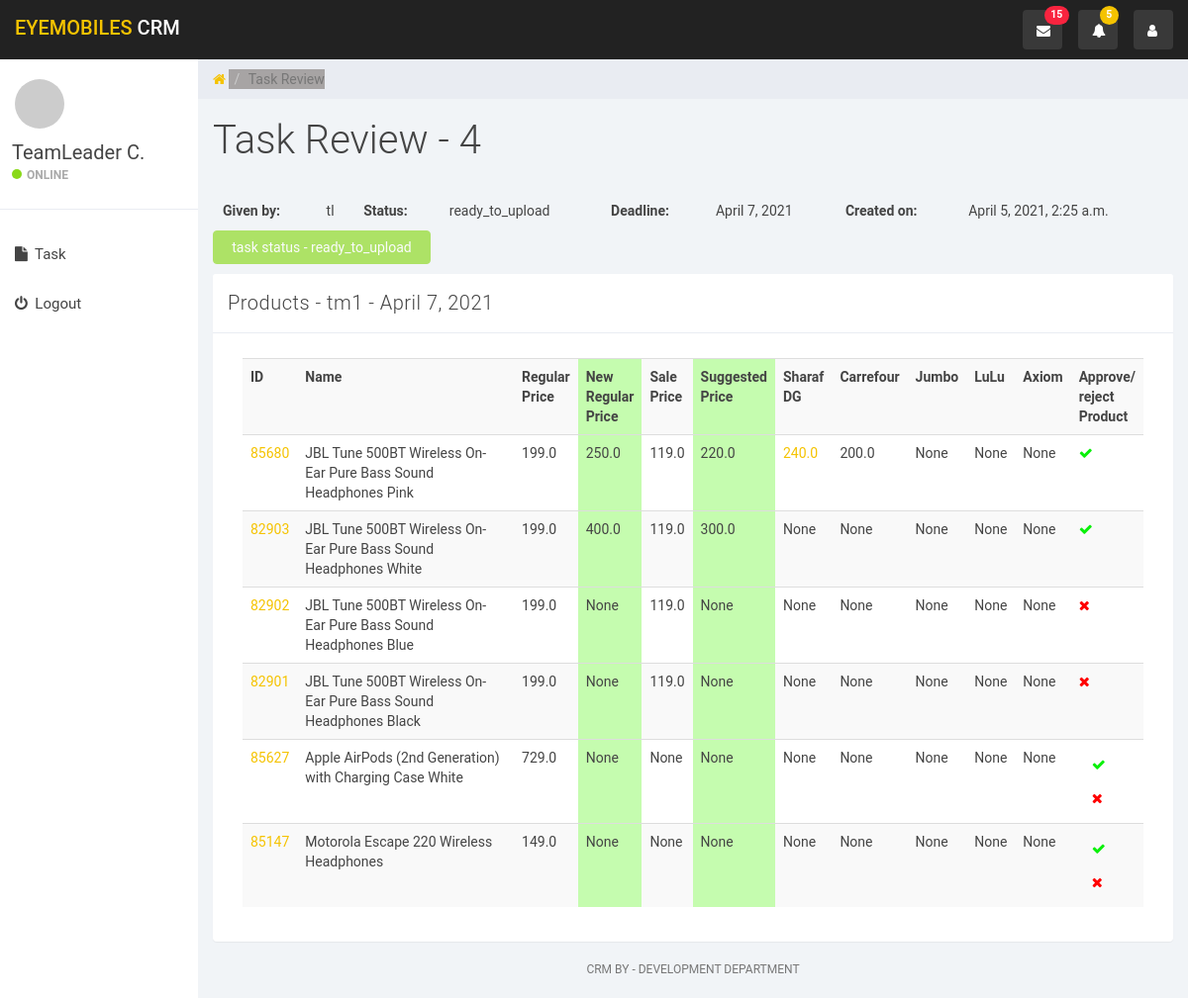
/tasks/4/review-task/ (signed in), run on the app's committed database.
### tasks/models.py (models this page shows)
class Task(models.Model):
    given_to = models.ForeignKey(
        User, on_delete=models.CASCADE, related_name="given_to", null=True)
    given_by = models.ForeignKey(
        User, on_delete=models.CASCADE, related_name="given_by", null=True)
    task_date = models.DateField(null=True)
    deadline = models.DateField(null=True)
    date_created = models.DateTimeField(
        auto_now_add=True)
    last_modified = models.DateTimeField(auto_now=True)
    pushed_on_portal = models.DateTimeField(blank=True, null=True)
    NEW = 'new'
    IN_PROGRESS = 'in_progress'
    READY_TO_REVIEW = 'ready_to_review'
    READY_TO_UPLOAD = 'ready_to_upload'
    CANCELLED = 'cancelled'
    UPLOADED = 'uploaded'
    STATUS_CHOICES = (
        (NEW, 'NEW'),
        (IN_PROGRESS, 'IN_PROGRESS'),
        (READY_TO_REVIEW, 'READY_TO_REVIEW'),
        (READY_TO_UPLOAD, 'READY_TO_UPLOAD'),
        (CANCELLED, 'CANCELLED'),
        (UPLOADED, 'UPLOADED')
    )
    status = models.CharField(
        max_length=20, choices=STATUS_CHOICES, default=NEW)

class Product(models.Model):
    product_id = models.IntegerField(null=False, default=0000)
    name = models.CharField(max_length=200)
    permalink = models.CharField(null=True, max_length=800)
    regular_price = models.FloatField(blank=True, null=True)
    sale_price = models.FloatField(blank=True, null=True)
    parent_id = models.IntegerField(null=False, default=0000)
    NOT_REVIEWED = 'not_reviewed'
    APPROVED = 'approved'
    REJECTED = 'rejected'
    UPLOADED = 'uploaded'
    STATUS_CHOICES = (
        (NOT_REVIEWED, 'NOT_REVIEWED'),
        (APPROVED, 'APPROVED'),
        (REJECTED, 'REJECTED'),
        (UPLOADED, 'UPLOADED')
    )
    status = models.CharField(
        max_length=20, choices=STATUS_CHOICES, default=NOT_REVIEWED)
    task_id = models.ForeignKey(Task, on_delete=models.CASCADE)
    last_modified = models.DateTimeField(auto_now=True)
    last_modified_by = models.ForeignKey(
        User, on_delete=models.CASCADE)
    last_mod_onsite = models.DateTimeField(blank=True, null=True)
    new_reg_price = models.FloatField(blank=True, null=True)
    suggested_price = models.FloatField(blank=True, null=True)
    sharaf_dg_price = models.FloatField(blank=True, null=True)
    sharaf_dg_product_link = models.CharField(null=True, max_length=1000)
    carrefour_price = models.FloatField(blank=True, null=True)
    carrefour_product_link = models.CharField(null=True, max_length=1000)
    lulu_price = models.FloatField(blank=True, null=True)
    lulu_product_link = models.CharField(null=True, max_length=1000)
    jumbo_price = models.FloatField(blank=True, null=True)
    jumbo_product_link = models.CharField(null=True, max_length=1000)
    axiom_price = models.FloatField(blank=True, null=True)
    axiom_product_link = models.CharField(null=True, max_length=1000)

### tasks/review_task/views.py (the view, shortened to what this page needs)
@method_decorator(login_required, name="dispatch")
class ReviewTask(View):
    def get(self, request, taskid):
        try:
            task = Task.objects.get(pk=taskid)
            if request.user == task.given_by:
                if task.status == Task.NEW or task.status == Task.IN_PROGRESS:
                    return HttpResponse("Task is not ready to be reviewed!!", 404)
                else:
                    products = Product.objects.filter(task_id=task)
                    for i in range(len(products)):
                        if products[i].status == Product.APPROVED or products[i] == Product.REJECTED:
                            continue
                        else:
                            break
                    else:
                        task.status = Task.READY_TO_UPLOAD
                        task.save()
                    context = {
                        "task": task,
                        "products": products
                    }
                    return render(request, "task-review.html", context)
            return HttpResponse("You cannot review task given by other person!!", 401)
        except ObjectDoesNotExist:
            return HttpResponse("Product not found", 404)

### tasks/templates/task-review.html (shortened to what this page needs)
{% load static %}
<!DOCTYPE html>
<html>
<head>
	{% include "headtags.html" %}
</head>
<body>
	{% include "navbar.html" %}
	{% include "sidebar.html" %}
	<div class="col-sm-9 col-sm-offset-3 col-lg-10 col-lg-offset-2 main">
		<div class="row">
			<ol class="breadcrumb">
				<li><a href="#">
					<em class="fa fa-home"></em>
				</a></li>
				<li class="active">Task Review</li>
			</ol>
		</div>
		<div class="row">
			<div class="col-lg-12">
				<h1 class="page-header">Task Review - {{task.id}}</h1>
				<div>
					<table id="task-details-table">
						<tr>
							<th>
								Given by:
							</th>
							<td> {{task.given_by}}</td>
							<th>
								Status:
							</th>
							<td> {{task.status}}</td>
							<th>
								Deadline:
							</th>
							<td> {{task.deadline}}</td>
							<th>
								Created on:
							</th>
							<td> {{task.date_created}}</td>
						</tr>
					</table>
				</div>
			</div>
			<form mehtod="POST" action="{% url 'tasks:change-status' taskid=task.id %}"
				id="change-status-form" class="change-status-form">
				<div class="pull-left col-md-3">
					{% if task.status == "approved" or task.status == "rejected" or task.status == "ready_to_upload" or task.status == "cancelled" %}
					<div class="btn btn-success mg-10" disabled>
						task status - {{task.status}}
					</div>
					{% else %}
					<button id="task_ready_to_upload_btn" name="task_ready_to_upload_btn"
						class="btn btn-success mg-10">
						Mark as Ready to Upload
					</button>
					{% endif %}
				</div>
			</form>
		</div>
		<div class="row">
			<div class="col-lg-12">
				<div class="panel panel-default">
					<div class="panel-heading">Products - {{task.given_to}} - {{task.deadline}}</div>
					<div class="panel-body">
					<div class="col-md-12">
						{% if products|length > 0 %}
						<div class="table-responsive">
							<table class="table table-striped ">
								<tr>
									<th>ID</th>
									<th class="col-md-4">Name</th>
									<th> Regular Price</th>
									<th style="background-color: #c5fcaf;"> New Regular Price</th>
									<th> Sale Price</th>
									<th style="background-color: #c5fcaf;"> Suggested Price</th>
									<th> Sharaf DG</th>
									<th> Carrefour</th>
									<th> Jumbo</th>
									<th> LuLu</th>
									<th> Axiom</th>
									<th> Approve/ reject Product</th>
								</tr>
								{% for product in products %}
								<tr class="{{product.product_id}}">
									<td>
										{% if product.permalink != None and product.permalink != "" %}
										<a href="{{product.permalink}}">
										{% endif %}
										{{product.product_id}}
										{% if product.permalink != None and product.permalink != "" %}</a>{% endif %}
									</td>
									<td class="col-md-4">{{product.name}}
									</td>
									<td>{{product.regular_price}}</td>
									<td style="background-color: #c5fcaf;">
										{{product.new_reg_price}}
									</td>
									<td>{{product.sale_price}}</td>
									<td style="background-color: #c5fcaf;">{{product.suggested_price}}</td>
									<td>
										{% if product.sharaf_dg_product_link != None and product.sharaf_dg_product_link != "" %}
										<a href="{{product.sharaf_dg_product_link}}">
										{% endif %}
										{{product.sharaf_dg_price}}
										{% if product.sharaf_dg_product_link != None and product.sharaf_dg_product_link != "" %}</a>{% endif %}
									</td>
									<td>
										{{product.carrefour_price}}
									</td>
									<td>
										{{product.jumbo_price}}
									</td>
									<td>
										{{product.lulu_price}}
									</td>
									<td>
										{{product.axiom_price}}
									</td>
									<td>
										{% if product.status == "not_reviewed" %}
										<form method="POST" action="{% url 'tasks:review-task' taskid=product.task_id.id %}"
											class="review-form">
											<button type="submit" name="approve_btn" class="btn btn-link" id="approve-btn">
												<i class="fa fa-check" style="color: rgb(10, 240, 10);"></i>
											</button>
											<button type="submit" name="reject_btn" class="btn btn-link" id="reject-btn">
												<i class="fa fa-times" style="color: red;"></i>
											</button>
										</form>
										{% elif product.status == "uploaded" or product.status == "approved" %}
										<i class="fa fa-check" style="color: rgb(10, 240, 10);"></i>
										{% elif product.status == "rejected" %}
										<i class="fa fa-times" style="color: red;"></i>
										{% endif %}
									</td>
								</tr>
								{% endfor %}
							</table>
						</div>
						{% endif %}
					</div>
				</div>
			</div>
		</div>
			<div class="col-sm-12">
				<p class="back-link">CRM BY - Development Department</p>
			</div>
		</div>
	</div>
</body>
</html>

### tasks/templates/sidebar.html (shortened to what this page needs)
<div id="sidebar-collapse" class="col-sm-3 col-lg-2 sidebar">
    <div class="profile-sidebar">
        <div class="profile-userpic">
            <img src="http://placehold.it/50/30a5ff/fff" class="img-responsive" alt="">
        </div>
        <div class="profile-usertitle">
            <div class="profile-usertitle-name">{{user.first_name}} {{user.last_name.0}}.</div>
            <div class="profile-usertitle-status"><span class="indicator label-success"></span>Online</div>
        </div>
    </div>
    <ul class="nav menu">
        <li><a href="{% url 'tasks:task-list' %}"><em class="fa fa-file">&nbsp;</em> Task</a></li>
        <li><a href="{% url 'authz:logout' %}"><em class="fa fa-power-off">&nbsp;</em> Logout</a></li>
    </ul>
</div>

### static/css/styles.css (style rules this page uses)
body { background: #f1f4f7; padding-top: 60px; font-size: 14px; color: #444444; font-family: "Roboto", "Helvetica Neue", Helvetica, Arial, sans-serif; }
p { color: #777; }
a, a:hover, a:focus { color: #f5c300; }
h1, h2, h3, h4, h5, h6 { color: #444444; }
h1 { font-weight: 300; font-size: 40px; }
.btn-success, .btn-success:hover, .btn-success:focus, .btn-success:active, .btn-success.active, .open > .dropdown-toggle.btn-success, .btn-success.disabled, .btn-success[disabled], fieldset[disabled] .btn-success, .btn-success.disabled:hover, .btn-success[disabled]:hover, fieldset[disabled] .btn-success:hover, .btn-success.disabled:focus, .btn-success[disabled]:focus, fieldset[disabled] .btn-success:focus, .btn-success.disabled:active, .btn-success[disabled]:active, fieldset[disabled] .btn-success:active, .btn-success.disabled.active, .btn-success[disabled].active, fieldset[disabled] .btn-success.active { background-color: #8ad919; border-color: #8ad919; }
.btn-link, .page-link, .text-primary { color: #f5c300 !important; }
.label-success { background-color: #8ad919; }
.panel { border: 0; }
.panel-heading { font-size: 20px; font-weight: 300; letter-spacing: 0.025em; height: 60px; line-height: 38px; }
.panel-default .panel-heading { background: #fff; border-bottom: 1px solid #e9ecf2; color: #444444; }
.sidebar { display: block; padding: 0; display: none; box-shadow: none; background: #fff; }
.sidebar ul { margin: 20px 0px; }
@media (min-width: 768px) { .sidebar { display: block; position: fixed; top: 60px; bottom: 0; left: 0; z-index: 1000; display: block; margin: 0; padding: 0; overflow-x: hidden; overflow-y: auto; } }
.sidebar ul.nav li a { height: 50px; font-size: 15px; line-height: 2em; color: #444444; }
.profile-sidebar { padding: 10px 0; border-bottom: 1px solid #e9ecf2; }
.indicator { width: 10px; height: 10px; display: inline-block; border-radius: 9999px; margin-right: 5px; }
.profile-userpic img { float: left; margin: 10px 0px 0px 15px; width: 50px; height: 50px; border-radius: 9999px !important; }
.profile-usertitle { float: left; text-align: left; margin: 10px 0 0 12px; }
.profile-usertitle-name { font-size: 20px; margin-bottom: 0px; }
.profile-usertitle-status { text-transform: uppercase; color: #AAA; font-size: 12px; font-weight: 600; margin-bottom: 15px; }
.breadcrumb { border-radius: 0; padding: 10px 15px 10px 15px; background: #e9ecf2; margin: 0; }
h1.page-header { margin-top: 20px; border-bottom: 0; }
.table { background: #fff; }
p.back-link { text-align: center; margin-bottom: 20px; font-size: 12px; text-transform: uppercase; }
.carousel-inner>.item>a>img, .carousel-inner>.item>img, .img-responsive, .thumbnail a>img, .thumbnail>img { display: inline-block; max-width: 100%; height: auto; }
.mg-10 { margin-bottom:10px; width:100%; float:left; }

### static/css/main.css (style rules this page uses)
.active { background-color: rgb(167, 164, 164); }
#task-details-table th { height: 30px; padding: 10px; }
#task-details-table td { height: 30px; padding: 10px; }
#task-details-table { width: 100%; padding: 10px; }

### data on the page
Task: id "4", given_by "tl", status "ready_to_upload", deadline "April 7, 2021", date_created "April 5, 2021, 2:25 a.m.", given_to "tm1"
Product: product_id "85680", name "JBL Tune 500BT Wireless On-Ear Pure Bass Sound Headphones Pink", regular_price "199.0", new_reg_price "250.0", sale_price "119.0", suggested_price "220.0", sharaf_dg_price "240.0", carrefour_price "200.0", jumbo_price "None", lulu_price "None", axiom_price "None", status "uploaded" (drawn)
Product: product_id "82903", name "JBL Tune 500BT Wireless On-Ear Pure Bass Sound Headphones White", regular_price "199.0", new_reg_price "400.0", sale_price "119.0", suggested_price "300.0", sharaf_dg_price "None", carrefour_price "None", jumbo_price "None", lulu_price "None", axiom_price "None", status "uploaded" (drawn)
Product: product_id "82902", name "JBL Tune 500BT Wireless On-Ear Pure Bass Sound Headphones Blue", regular_price "199.0", new_reg_price "None", sale_price "119.0", suggested_price "None", sharaf_dg_price "None", carrefour_price "None", jumbo_price "None", lulu_price "None", axiom_price "None", status "rejected" (drawn)
Product: product_id "82901", name "JBL Tune 500BT Wireless On-Ear Pure Bass Sound Headphones Black", regular_price "199.0", new_reg_price "None", sale_price "119.0", suggested_price "None", sharaf_dg_price "None", carrefour_price "None", jumbo_price "None", lulu_price "None", axiom_price "None", status "rejected" (drawn)
Product: product_id "85627", name "Apple AirPods (2nd Generation) with Charging Case White", regular_price "729.0", new_reg_price "None", sale_price "None", suggested_price "None", sharaf_dg_price "None", carrefour_price "None", jumbo_price "None", lulu_price "None", axiom_price "None"
Product: product_id "85147", name "Motorola Escape 220 Wireless Headphones", regular_price "149.0", new_reg_price "None", sale_price "None", suggested_price "None", sharaf_dg_price "None", carrefour_price "None", jumbo_price "None", lulu_price "None", axiom_price "None"

### other printed values
{{ user.first_name }} "TeamLeader"
{{ user.last_name.0 }} "C"
